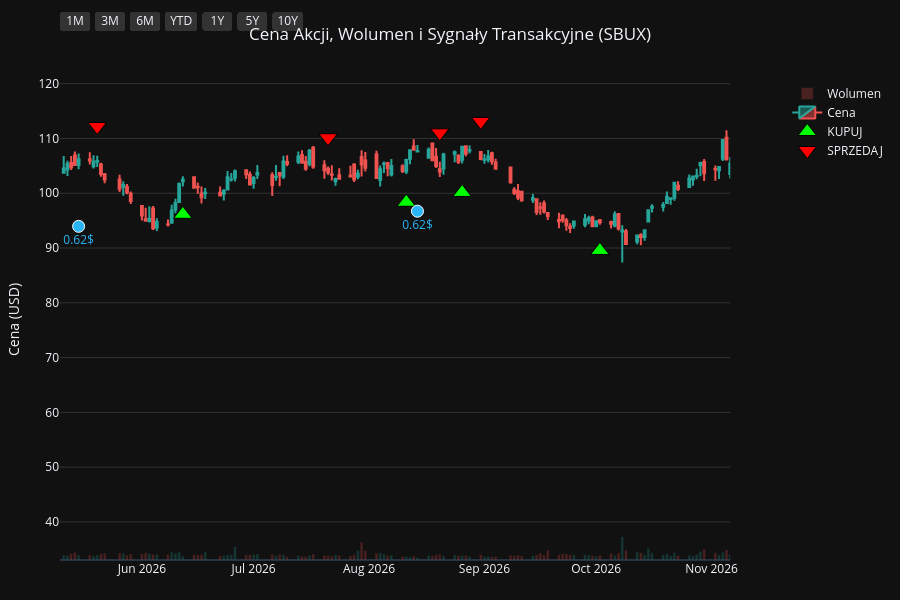
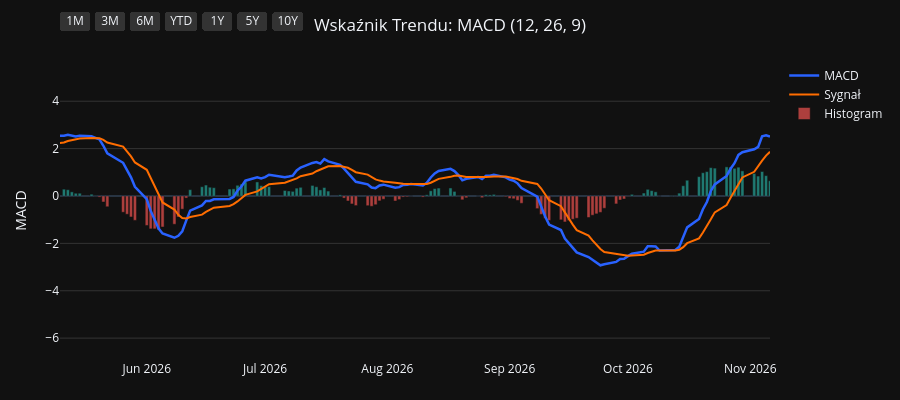
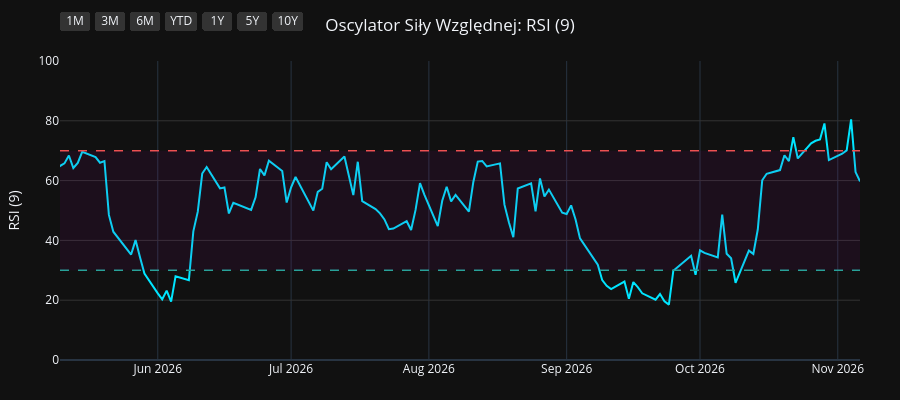
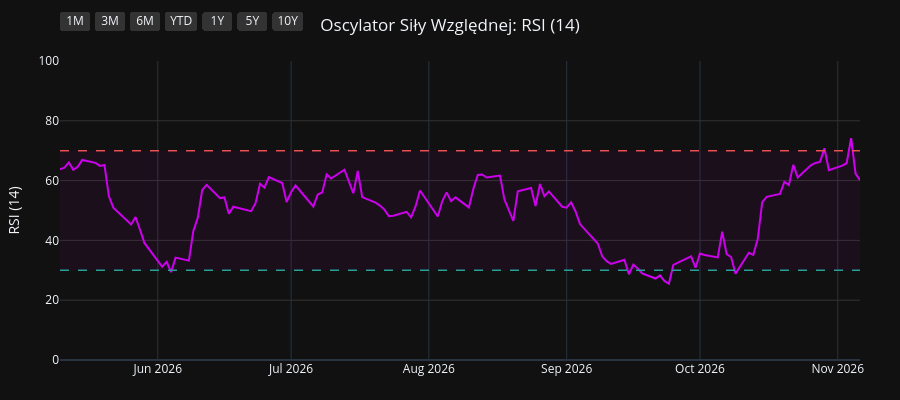

The code cell stored with these charts, in order, in its notebook:
### Code cell
import os
import yfinance as yf
import pandas as pd
import pandas_ta as ta
import plotly.graph_objects as go
from plotly.subplots import make_subplots

# 1. Pobranie i przygotowanie danych
symbol = os.environ.get("STOCK_TICKER", "").strip().upper()
if not symbol:
    raise RuntimeError("Set STOCK_TICKER before running price_extractor.ipynb")
df = yf.Ticker(symbol).history(period="10y")
df.index = df.index.tz_localize(None)

# Wskaźniki i sygnały
df.ta.macd(fast=12, slow=26, signal=9, append=True)
df.ta.rsi(length=9, append=True)
df.ta.rsi(length=14, append=True)
df.ta.rsi(length=21, append=True)
df.dropna(inplace=True)

macd = df['MACD_12_26_9']
signal = df['MACDs_12_26_9']
wczorajszy_macd = macd.shift(1)
wczorajszy_signal = signal.shift(1)

df['Decyzja'] = 'BRAK'
df.loc[(macd > signal) & (wczorajszy_macd <= wczorajszy_signal), 'Decyzja'] = 'KUPUJ'
df.loc[(macd < signal) & (wczorajszy_macd >= wczorajszy_signal), 'Decyzja'] = 'SPRZEDAJ'

df_kupuj = df[df['Decyzja'] == 'KUPUJ']
df_sprzedaj = df[df['Decyzja'] == 'SPRZEDAJ']
df_dywidendy = df[df['Dividends'] > 0]
df_splity = df[df['Stock Splits'] > 0]

# Wspólna konfiguracja osi X
konfiguracja_osi_x = dict(
    type="date",
    showspikes=True, spikemode="across", spikesnap="cursor", spikedash="dot", spikecolor="#ffffff", spikethickness=1, hoverformat="%Y-%m-%d",
    rangeselector=dict(
        buttons=list([
            dict(count=1, label="1M", step="month", stepmode="backward"),
            dict(count=3, label="3M", step="month", stepmode="backward"),
            dict(count=6, label="6M", step="month", stepmode="backward"),
            dict(count=1, label="YTD", step="year", stepmode="todate"),
            dict(count=1, label="1Y", step="year", stepmode="backward"),
            dict(count=5, label="5Y", step="year", stepmode="backward"),
            dict(step="all", label="10Y")
        ]),
        bgcolor="#333333", activecolor="#2962ff", x=0, y=1.1
    )
)

# ==========================================
# WYKRES 1: CENA + WOLUMEN + SYGNAŁY
# ==========================================
fig1 = make_subplots(specs=[[{"secondary_y": True}]])

kolory_wolumenu = ['#26a69a' if row['Close'] >= row['Open'] else '#ef5350' for index, row in df.iterrows()]
fig1.add_trace(go.Bar(x=df.index, y=df['Volume'], marker_color=kolory_wolumenu, opacity=0.25, name='Wolumen'), secondary_y=True)
fig1.add_trace(go.Candlestick(x=df.index, open=df['Open'], high=df['High'], low=df['Low'], close=df['Close'], name='Cena', increasing_line_color='#26a69a', decreasing_line_color='#ef5350'), secondary_y=False)
fig1.add_trace(go.Scatter(x=df_kupuj.index, y=df_kupuj['Low'] * 0.95, customdata=df_kupuj[['Low', 'High']], mode='markers', marker=dict(symbol='triangle-up', size=16, color='#00ff00', line=dict(width=1, color='black')), name='KUPUJ', hovertemplate='KUPUJ<br>Najniższa: %{customdata[0]:.2f}<br>Najwyższa: %{customdata[1]:.2f}<extra></extra>'), secondary_y=False)
fig1.add_trace(go.Scatter(x=df_sprzedaj.index, y=df_sprzedaj['High'] * 1.05, customdata=df_sprzedaj[['Low', 'High']], mode='markers', marker=dict(symbol='triangle-down', size=16, color='#ff0000', line=dict(width=1, color='black')), name='SPRZEDAJ', hovertemplate='SPRZEDAJ<br>Najniższa: %{customdata[0]:.2f}<br>Najwyższa: %{customdata[1]:.2f}<extra></extra>'), secondary_y=False)

if not df_dywidendy.empty:
    fig1.add_trace(go.Scatter(x=df_dywidendy.index, y=df_dywidendy['Low'] * 0.90, mode='markers+text', marker=dict(symbol='circle', size=12, color='#29b6f6', line=dict(width=1, color='white')), text=df_dywidendy['Dividends'].apply(lambda x: f"{x}$"), textposition="bottom center", name='Dywidenda', showlegend=False, hovertemplate='Dywidenda: %{text}<extra></extra>', textfont=dict(color="#29b6f6")), secondary_y=False)
if not df_splity.empty:
                    fig1.add_trace(go.Scatter(x=df_splity.index, y=df_splity['High'], mode='markers+text', marker=dict(symbol='star', size=16, color='#ffee58', line=dict(width=1, color='black')), text=df_splity['Stock Splits'].apply(lambda x: f"{x:g}:1" if x >= 1 else f"1:{1 / x:g}"), textposition="top center", name='Split', hovertemplate='%{text}<extra></extra>', textfont=dict(color="#ffee58")), secondary_y=False)

fig1.update_layout(title=dict(text=f"Cena Akcji, Wolumen i Sygnały Transakcyjne ({symbol})", x=0.5, xanchor='center'), dragmode='pan', xaxis_rangeslider_visible=False, template='plotly_dark', height=600, hovermode='x unified', margin=dict(l=60, r=40, t=60, b=40))
fig1.update_xaxes(**konfiguracja_osi_x)
fig1.update_xaxes(range=[df.index.max() - pd.Timedelta(days=180), df.index.max()])
fig1.update_yaxes(title_text="Cena (USD)", secondary_y=False, gridcolor='#333333')
fig1.update_yaxes(range=[0, df['Volume'].max() * 4], showgrid=False, showticklabels=False, secondary_y=True)
fig1.show(config={'scrollZoom': True})

# ==========================================
# WYKRES 2: WSKAŹNIK MACD
# ==========================================
fig2 = go.Figure()
fig2.add_trace(go.Scatter(x=df.index, y=df['MACD_12_26_9'], line=dict(color='#2962ff', width=2.5), name='MACD'))
fig2.add_trace(go.Scatter(x=df.index, y=df['MACDs_12_26_9'], line=dict(color='#ff6d00', width=2), name='Sygnał'))
kolory_macd = ['#26a69a' if val >= 0 else '#ef5350' for val in df['MACDh_12_26_9']]
fig2.add_trace(go.Bar(x=df.index, y=df['MACDh_12_26_9'], marker_color=kolory_macd, name='Histogram', opacity=0.7))
fig2.update_layout(title=dict(text="Wskaźnik Trendu: MACD (12, 26, 9)", x=0.5, xanchor='center'), dragmode='pan', xaxis_rangeslider_visible=False, template='plotly_dark', height=400, hovermode='x unified', margin=dict(l=60, r=40, t=60, b=40))
fig2.update_xaxes(**konfiguracja_osi_x)
fig2.update_xaxes(range=[df.index.max() - pd.Timedelta(days=180), df.index.max()])
fig2.update_yaxes(title_text="MACD", gridcolor='#333333')
fig2.show(config={'scrollZoom': True})

# ==========================================
# WYKRES 3: OSCYLATOR RSI (9)
# ==========================================
fig3 = go.Figure()
fig3.add_trace(go.Scatter(x=df.index, y=df['RSI_9'], line=dict(color='#00e5ff', width=2), name='RSI (9)'))
fig3.add_hline(y=70, line_dash="dash", line_color="#ef5350", line_width=1.5)
fig3.add_hline(y=30, line_dash="dash", line_color="#26a69a", line_width=1.5)
fig3.add_hrect(y0=30, y1=70, line_width=0, fillcolor="purple", opacity=0.1)
fig3.update_layout(title=dict(text="Oscylator Siły Względnej: RSI (9)", x=0.5, xanchor='center'), dragmode='pan', xaxis_rangeslider_visible=False, template='plotly_dark', height=400, hovermode='x unified', margin=dict(l=60, r=40, t=60, b=40))
fig3.update_xaxes(**konfiguracja_osi_x)
fig3.update_xaxes(range=[df.index.max() - pd.Timedelta(days=180), df.index.max()])
fig3.update_yaxes(title_text="RSI (9)", range=[0, 100], gridcolor='#333333')
fig3.show(config={'scrollZoom': True})

# ==========================================
# WYKRES 4: OSCYLATOR RSI (14)
# ==========================================
fig4 = go.Figure()
fig4.add_trace(go.Scatter(x=df.index, y=df['RSI_14'], line=dict(color='#d500f9', width=2), name='RSI (14)'))
fig4.add_hline(y=70, line_dash="dash", line_color="#ef5350", line_width=1.5)
fig4.add_hline(y=30, line_dash="dash", line_color="#26a69a", line_width=1.5)
fig4.add_hrect(y0=30, y1=70, line_width=0, fillcolor="purple", opacity=0.1)
fig4.update_layout(title=dict(text="Oscylator Siły Względnej: RSI (14)", x=0.5, xanchor='center'), dragmode='pan', xaxis_rangeslider_visible=False, template='plotly_dark', height=400, hovermode='x unified', margin=dict(l=60, r=40, t=60, b=40))
fig4.update_xaxes(**konfiguracja_osi_x)
fig4.update_xaxes(range=[df.index.max() - pd.Timedelta(days=180), df.index.max()])
fig4.update_yaxes(title_text="RSI (14)", range=[0, 100], gridcolor='#333333')
fig4.show(config={'scrollZoom': True})

# ==========================================
# WYKRES 5: OSCYLATOR RSI (21)
# ==========================================
fig5 = go.Figure()
fig5.add_trace(go.Scatter(x=df.index, y=df['RSI_21'], line=dict(color='#64dd17', width=2), name='RSI (21)'))
fig5.add_hline(y=70, line_dash="dash", line_color="#ef5350", line_width=1.5)
fig5.add_hline(y=30, line_dash="dash", line_color="#26a69a", line_width=1.5)
fig5.add_hrect(y0=30, y1=70, line_width=0, fillcolor="purple", opacity=0.1)
fig5.update_layout(title=dict(text="Oscylator Siły Względnej: RSI (21)", x=0.5, xanchor='center'), dragmode='pan', xaxis_rangeslider_visible=False, template='plotly_dark', height=400, hovermode='x unified', margin=dict(l=60, r=40, t=60, b=40))
fig5.update_xaxes(**konfiguracja_osi_x)
fig5.update_xaxes(range=[df.index.max() - pd.Timedelta(days=180), df.index.max()])
fig5.update_yaxes(title_text="RSI (21)", range=[0, 100], gridcolor='#333333')
fig5.show(config={'scrollZoom': True})

### Figure 1 — Plotly figure (JSON) as saved in the notebook; plotly's stock layout.template omitted (floating-point values rounded to 4 significant figures; data arrays with more than 128 entries replaced by an {"elided": "..."} marker saying what was removed)
{"data": [{"marker": {"color": {"elided": "2481 str values"}}, "name": "Wolumen", "opacity": 0.25, "type": "bar", "x": {"elided": "2481 str values"}, "xaxis": "x", "y": {"elided": "2481 int values"}, "yaxis": "y2"}, {"close": {"elided": "2481 float values"}, "decreasing": {"line": {"color": "#ef5350"}}, "high": {"elided": "2481 float values"}, "increasing": {"line": {"color": "#26a69a"}}, "low": {"elided": "2481 float values"}, "name": "Cena", "open": {"elided": "2481 float values"}, "type": "candlestick", "x": {"elided": "2481 str values"}, "xaxis": "x", "yaxis": "y"}, {"customdata": {"elided": "105x2 float values"}, "hovertemplate": "KUPUJ<br>Najniższa: %{customdata[0]:.2f}<br>Najwyższa: %{customdata[1]:.2f}<extra></extra>", "marker": {"color": "#00ff00", "line": {"color": "black", "width": 1}, "size": 16, "symbol": "triangle-up"}, "mode": "markers", "name": "KUPUJ", "type": "scatter", "x": ["2017-01-11T00:00:00", "2017-02-13T00:00:00", "2017-03-22T00:00:00", "2017-04-18T00:00:00", "2017-05-24T00:00:00", "2017-07-14T00:00:00", "2017-08-22T00:00:00", "2017-10-06T00:00:00", "2017-11-01T00:00:00", "2017-11-30T00:00:00", "2017-12-04T00:00:00", "2018-01-05T00:00:00", "2018-02-15T00:00:00", "2018-04-05T00:00:00", "2018-05-21T00:00:00", "2018-06-15T00:00:00", "2018-07-10T00:00:00", "2018-10-17T00:00:00", "2018-11-02T00:00:00", "2019-01-09T00:00:00", "2019-03-21T00:00:00", "2019-04-26T00:00:00", "2019-04-30T00:00:00", "2019-05-03T00:00:00", "2019-06-05T00:00:00", "2019-07-03T00:00:00", "2019-07-26T00:00:00", "2019-10-14T00:00:00", "2019-10-29T00:00:00", "2020-01-09T00:00:00", "2020-02-13T00:00:00", "2020-03-25T00:00:00", "2020-05-11T00:00:00", "2020-05-20T00:00:00", "2020-07-15T00:00:00", "2020-08-25T00:00:00", "2020-09-15T00:00:00", "2020-10-05T00:00:00", "2020-11-06T00:00:00", "2020-12-03T00:00:00", "2020-12-10T00:00:00", "2020-12-31T00:00:00", "2021-02-05T00:00:00", "2021-02-26T00:00:00", "2021-03-09T00:00:00", "2021-03-30T00:00:00", "2021-05-27T00:00:00", "2021-06-14T00:00:00", "2021-06-24T00:00:00", "2021-08-31T00:00:00", "2021-10-14T00:00:00", "2021-11-05T00:00:00", "2021-11-17T00:00:00", "2021-11-23T00:00:00", "2021-12-06T00:00:00", "2021-12-28T00:00:00", "2022-02-01T00:00:00", "2022-03-17T00:00:00", "2022-05-04T00:00:00", "2022-05-13T00:00:00", "2022-06-24T00:00:00", "2022-09-08T00:00:00", "2022-10-06T00:00:00", "2022-10-13T00:00:00", "2022-10-17T00:00:00", "2022-10-21T00:00:00", "2022-11-04T00:00:00", "2023-01-04T00:00:00", "2023-01-26T00:00:00", "2023-03-29T00:00:00", "2023-06-13T00:00:00", "2023-07-11T00:00:00", "2023-08-30T00:00:00", "2023-09-13T00:00:00", "2023-10-06T00:00:00", "2023-11-02T00:00:00", "2024-01-18T00:00:00", "2024-02-21T00:00:00", "2024-03-20T00:00:00", "2024-03-28T00:00:00", "2024-04-19T00:00:00", "2024-05-16T00:00:00", "2024-07-19T00:00:00", "2024-10-24T00:00:00", "2024-11-11T00:00:00", "2025-01-03T00:00:00", "2025-04-01T00:00:00", "2025-04-23T00:00:00", "2025-07-03T00:00:00", "2025-07-08T00:00:00", "2025-08-12T00:00:00", "2025-09-19T00:00:00", "2025-10-16T00:00:00", "2025-11-07T00:00:00", "2025-11-21T00:00:00", "2025-11-25T00:00:00", "2025-12-18T00:00:00", "2026-01-06T00:00:00", "2026-02-06T00:00:00", "2026-03-09T00:00:00", "2026-04-07T00:00:00", "2026-06-12T00:00:00", "2026-08-11T00:00:00", "2026-08-26T00:00:00", "2026-10-02T00:00:00"], "xaxis": "x", "y": [44.31, 43.3, 42.9, 44.51, 47.29, 45.22, 41.62, 42.29, 42.83, 45.03, 45.06, 46.29, 44.04, 46.37, 45.35, 44.72, 39.57, 46.08, 49.37, 50.47, 57.48, 60.5, 61.81, 62.33, 63.69, 69.62, 77.09, 70.22, 67.98, 73.57, 72.43, 52.1, 62.56, 63.15, 61.04, 66.21, 72.33, 72.36, 74.5, 82.51, 85.66, 88.05, 87.35, 86.81, 88.61, 90.66, 94.78, 93.72, 93.96, 97.59, 93.67, 95.47, 94.63, 94.73, 94.67, 96.45, 82.04, 73.26, 66.37, 61.66, 64.8, 75.19, 77.0, 73.08, 75.75, 74.67, 78.09, 88.97, 92.89, 86.1, 86.32, 86.88, 87.22, 84.61, 80.77, 87.87, 81.34, 83.56, 81.56, 81.36, 77.64, 66.86, 66.62, 87.49, 88.48, 83.44, 88.76, 75.53, 86.29, 86.3, 85.66, 77.24, 76.92, 75.74, 77.0, 77.28, 81.46, 80.58, 89.57, 90.92, 88.12, 96.16, 98.36, 100.1, 89.56], "yaxis": "y"}, {"customdata": {"elided": "104x2 float values"}, "hovertemplate": "SPRZEDAJ<br>Najniższa: %{customdata[0]:.2f}<br>Najwyższa: %{customdata[1]:.2f}<extra></extra>", "marker": {"color": "#ff0000", "line": {"color": "black", "width": 1}, "size": 16, "symbol": "triangle-down"}, "mode": "markers", "name": "SPRZEDAJ", "type": "scatter", "x": ["2017-01-27T00:00:00", "2017-03-07T00:00:00", "2017-04-13T00:00:00", "2017-05-04T00:00:00", "2017-06-08T00:00:00", "2017-07-28T00:00:00", "2017-09-29T00:00:00", "2017-10-20T00:00:00", "2017-11-27T00:00:00", "2017-12-01T00:00:00", "2017-12-15T00:00:00", "2018-01-26T00:00:00", "2018-03-23T00:00:00", "2018-04-20T00:00:00", "2018-06-01T00:00:00", "2018-06-20T00:00:00", "2018-10-01T00:00:00", "2018-10-29T00:00:00", "2018-11-21T00:00:00", "2019-02-26T00:00:00", "2019-04-17T00:00:00", "2019-04-29T00:00:00", "2019-05-02T00:00:00", "2019-05-07T00:00:00", "2019-06-26T00:00:00", "2019-07-23T00:00:00", "2019-08-05T00:00:00", "2019-10-23T00:00:00", "2019-12-30T00:00:00", "2020-01-27T00:00:00", "2020-02-24T00:00:00", "2020-05-04T00:00:00", "2020-05-12T00:00:00", "2020-06-11T00:00:00", "2020-08-21T00:00:00", "2020-09-11T00:00:00", "2020-09-17T00:00:00", "2020-10-16T00:00:00", "2020-12-02T00:00:00", "2020-12-09T00:00:00", "2020-12-17T00:00:00", "2021-01-04T00:00:00", "2021-02-22T00:00:00", "2021-03-08T00:00:00", "2021-03-22T00:00:00", "2021-04-26T00:00:00", "2021-06-07T00:00:00", "2021-06-16T00:00:00", "2021-08-02T00:00:00", "2021-09-16T00:00:00", "2021-10-29T00:00:00", "2021-11-16T00:00:00", "2021-11-19T00:00:00", "2021-11-26T00:00:00", "2021-12-17T00:00:00", "2022-01-05T00:00:00", "2022-03-07T00:00:00", "2022-04-06T00:00:00", "2022-05-10T00:00:00", "2022-06-14T00:00:00", "2022-08-19T00:00:00", "2022-09-22T00:00:00", "2022-10-10T00:00:00", "2022-10-14T00:00:00", "2022-10-20T00:00:00", "2022-10-24T00:00:00", "2022-12-09T00:00:00", "2023-01-20T00:00:00", "2023-02-03T00:00:00", "2023-05-03T00:00:00", "2023-07-06T00:00:00", "2023-08-04T00:00:00", "2023-09-07T00:00:00", "2023-09-21T00:00:00", "2023-11-01T00:00:00", "2023-11-22T00:00:00", "2024-02-20T00:00:00", "2024-02-28T00:00:00", "2024-03-22T00:00:00", "2024-04-02T00:00:00", "2024-05-01T00:00:00", "2024-06-24T00:00:00", "2024-09-03T00:00:00", "2024-11-05T00:00:00", "2024-12-05T00:00:00", "2025-02-20T00:00:00", "2025-04-03T00:00:00", "2025-06-25T00:00:00", "2025-07-07T00:00:00", "2025-07-14T00:00:00", "2025-08-20T00:00:00", "2025-10-08T00:00:00", "2025-10-31T00:00:00", "2025-11-20T00:00:00", "2025-11-24T00:00:00", "2025-12-08T00:00:00", "2025-12-24T00:00:00", "2026-01-30T00:00:00", "2026-02-13T00:00:00", "2026-03-16T00:00:00", "2026-05-20T00:00:00", "2026-07-21T00:00:00", "2026-08-20T00:00:00", "2026-08-31T00:00:00"], "xaxis": "x", "y": [48.12, 48.47, 49.36, 51.98, 54.53, 48.0, 46.93, 47.73, 49.3, 49.98, 51.42, 50.38, 50.45, 51.53, 49.92, 48.15, 50.2, 52.61, 60.24, 63.65, 67.67, 69.19, 69.27, 70.14, 75.44, 81.76, 85.49, 75.83, 79.63, 80.76, 78.05, 65.87, 69.99, 70.04, 70.87, 78.73, 80.08, 82.2, 91.26, 94.18, 95.87, 99.29, 95.3, 98.91, 100.3, 108.5, 104.3, 104.6, 114.3, 107.5, 100.7, 105.9, 105.8, 103.8, 104.7, 107.7, 84.78, 78.98, 70.65, 70.0, 83.88, 83.92, 83.49, 86.48, 84.12, 83.44, 99.25, 100.9, 102.1, 105.7, 94.99, 99.91, 93.3, 92.81, 89.44, 102.5, 92.7, 92.56, 90.4, 89.87, 75.83, 79.46, 94.66, 97.32, 101.8, 114.6, 94.33, 93.58, 96.58, 95.57, 93.5, 83.07, 84.76, 87.9, 88.27, 88.17, 87.27, 96.12, 100.6, 103.7, 112.2, 110.1, 111.0, 113.1], "yaxis": "y"}, {"hovertemplate": "Dywidenda: %{text}<extra></extra>", "marker": {"color": "#29b6f6", "line": {"color": "white", "width": 1}, "size": 12, "symbol": "circle"}, "mode": "markers+text", "name": "Dywidenda", "showlegend": false, "text": ["0.25$", "0.25$", "0.25$", "0.3$", "0.3$", "0.3$", "0.36$", "0.36$", "0.36$", "0.36$", "0.36$", "0.41$", "0.41$", "0.41$", "0.41$", "0.45$", "0.45$", "0.45$", "0.45$", "0.49$", "0.49$", "0.49$", "0.49$", "0.53$", "0.53$", "0.53$", "0.53$", "0.57$", "0.57$", "0.57$", "0.57$", "0.61$", "0.61$", "0.61$", "0.61$", "0.62$", "0.62$", "0.62$", "0.62$"], "textfont": {"color": "#29b6f6"}, "textposition": "bottom center", "type": "scatter", "x": ["2017-02-07T00:00:00", "2017-05-09T00:00:00", "2017-08-08T00:00:00", "2017-11-15T00:00:00", "2018-02-07T00:00:00", "2018-05-09T00:00:00", "2018-08-08T00:00:00", "2018-11-14T00:00:00", "2019-02-06T00:00:00", "2019-05-08T00:00:00", "2019-08-07T00:00:00", "2019-11-12T00:00:00", "2020-02-05T00:00:00", "2020-05-07T00:00:00", "2020-08-06T00:00:00", "2020-11-10T00:00:00", "2021-02-17T00:00:00", "2021-05-12T00:00:00", "2021-08-11T00:00:00", "2021-11-10T00:00:00", "2022-02-10T00:00:00", "2022-05-12T00:00:00", "2022-08-11T00:00:00", "2022-11-09T00:00:00", "2023-02-09T00:00:00", "2023-05-11T00:00:00", "2023-08-10T00:00:00", "2023-11-09T00:00:00", "2024-02-08T00:00:00", "2024-05-16T00:00:00", "2024-08-16T00:00:00", "2024-11-15T00:00:00", "2025-02-14T00:00:00", "2025-05-16T00:00:00", "2025-08-15T00:00:00", "2025-11-14T00:00:00", "2026-02-13T00:00:00", "2026-05-15T00:00:00", "2026-08-14T00:00:00"], "xaxis": "x", "y": [40.4, 44.53, 40.14, 41.95, 40.63, 42.61, 38.8, 50.69, 52.3, 59.16, 72.51, 63.93, 67.35, 57.36, 58.91, 73.56, 82.61, 87.25, 92.65, 90.4, 76.64, 55.58, 70.69, 75.08, 87.23, 87.27, 83.79, 85.62, 79.3, 63.34, 79.85, 84.38, 96.99, 73.48, 79.31, 74.25, 83.27, 93.96, 96.72], "yaxis": "y"}], "layout": {"dragmode": "pan", "height": 600, "hovermode": "x unified", "margin": {"b": 40, "l": 60, "r": 40, "t": 60}, "title": {"text": "Cena Akcji, Wolumen i Sygnały Transakcyjne (SBUX)", "x": 0.5, "xanchor": "center"}, "xaxis": {"anchor": "y", "domain": [0.0, 0.94], "hoverformat": "%Y-%m-%d", "range": ["2026-05-10T00:00:00", "2026-11-06T00:00:00"], "rangeselector": {"activecolor": "#2962ff", "bgcolor": "#333333", "buttons": [{"count": 1, "label": "1M", "step": "month", "stepmode": "backward"}, {"count": 3, "label": "3M", "step": "month", "stepmode": "backward"}, {"count": 6, "label": "6M", "step": "month", "stepmode": "backward"}, {"count": 1, "label": "YTD", "step": "year", "stepmode": "todate"}, {"count": 1, "label": "1Y", "step": "year", "stepmode": "backward"}, {"count": 5, "label": "5Y", "step": "year", "stepmode": "backward"}, {"label": "10Y", "step": "all"}], "x": 0, "y": 1.1}, "rangeslider": {"visible": false}, "showspikes": true, "spikecolor": "#ffffff", "spikedash": "dot", "spikemode": "across", "spikesnap": "cursor", "spikethickness": 1, "type": "date"}, "yaxis": {"anchor": "x", "domain": [0.0, 1.0], "gridcolor": "#333333", "title": {"text": "Cena (USD)"}}, "yaxis2": {"anchor": "x", "overlaying": "y", "range": [0, 628862000], "showgrid": false, "showticklabels": false, "side": "right"}}}

### Figure 2 — Plotly figure (JSON) as saved in the notebook; plotly's stock layout.template omitted (floating-point values rounded to 4 significant figures; data arrays with more than 128 entries replaced by an {"elided": "..."} marker saying what was removed)
{"data": [{"line": {"color": "#2962ff", "width": 2.5}, "name": "MACD", "type": "scatter", "x": {"elided": "2481 str values"}, "y": {"elided": "2481 float values"}}, {"line": {"color": "#ff6d00", "width": 2}, "name": "Sygnał", "type": "scatter", "x": {"elided": "2481 str values"}, "y": {"elided": "2481 float values"}}, {"marker": {"color": {"elided": "2481 str values"}}, "name": "Histogram", "opacity": 0.7, "type": "bar", "x": {"elided": "2481 str values"}, "y": {"elided": "2481 float values"}}], "layout": {"dragmode": "pan", "height": 400, "hovermode": "x unified", "margin": {"b": 40, "l": 60, "r": 40, "t": 60}, "title": {"text": "Wskaźnik Trendu: MACD (12, 26, 9)", "x": 0.5, "xanchor": "center"}, "xaxis": {"hoverformat": "%Y-%m-%d", "range": ["2026-05-10T00:00:00", "2026-11-06T00:00:00"], "rangeselector": {"activecolor": "#2962ff", "bgcolor": "#333333", "buttons": [{"count": 1, "label": "1M", "step": "month", "stepmode": "backward"}, {"count": 3, "label": "3M", "step": "month", "stepmode": "backward"}, {"count": 6, "label": "6M", "step": "month", "stepmode": "backward"}, {"count": 1, "label": "YTD", "step": "year", "stepmode": "todate"}, {"count": 1, "label": "1Y", "step": "year", "stepmode": "backward"}, {"count": 5, "label": "5Y", "step": "year", "stepmode": "backward"}, {"label": "10Y", "step": "all"}], "x": 0, "y": 1.1}, "rangeslider": {"visible": false}, "showspikes": true, "spikecolor": "#ffffff", "spikedash": "dot", "spikemode": "across", "spikesnap": "cursor", "spikethickness": 1, "type": "date"}, "yaxis": {"gridcolor": "#333333", "title": {"text": "MACD"}}}}

### Figure 3 — Plotly figure (JSON) as saved in the notebook; plotly's stock layout.template omitted (floating-point values rounded to 4 significant figures; data arrays with more than 128 entries replaced by an {"elided": "..."} marker saying what was removed)
{"data": [{"line": {"color": "#00e5ff", "width": 2}, "name": "RSI (9)", "type": "scatter", "x": {"elided": "2481 str values"}, "y": {"elided": "2481 float values"}}], "layout": {"dragmode": "pan", "height": 400, "hovermode": "x unified", "margin": {"b": 40, "l": 60, "r": 40, "t": 60}, "shapes": [{"line": {"color": "#ef5350", "dash": "dash", "width": 1.5}, "type": "line", "x0": 0, "x1": 1, "xref": "x domain", "y0": 70, "y1": 70, "yref": "y"}, {"line": {"color": "#26a69a", "dash": "dash", "width": 1.5}, "type": "line", "x0": 0, "x1": 1, "xref": "x domain", "y0": 30, "y1": 30, "yref": "y"}, {"fillcolor": "purple", "line": {"width": 0}, "opacity": 0.1, "type": "rect", "x0": 0, "x1": 1, "xref": "x domain", "y0": 30, "y1": 70, "yref": "y"}], "title": {"text": "Oscylator Siły Względnej: RSI (9)", "x": 0.5, "xanchor": "center"}, "xaxis": {"hoverformat": "%Y-%m-%d", "range": ["2026-05-10T00:00:00", "2026-11-06T00:00:00"], "rangeselector": {"activecolor": "#2962ff", "bgcolor": "#333333", "buttons": [{"count": 1, "label": "1M", "step": "month", "stepmode": "backward"}, {"count": 3, "label": "3M", "step": "month", "stepmode": "backward"}, {"count": 6, "label": "6M", "step": "month", "stepmode": "backward"}, {"count": 1, "label": "YTD", "step": "year", "stepmode": "todate"}, {"count": 1, "label": "1Y", "step": "year", "stepmode": "backward"}, {"count": 5, "label": "5Y", "step": "year", "stepmode": "backward"}, {"label": "10Y", "step": "all"}], "x": 0, "y": 1.1}, "rangeslider": {"visible": false}, "showspikes": true, "spikecolor": "#ffffff", "spikedash": "dot", "spikemode": "across", "spikesnap": "cursor", "spikethickness": 1, "type": "date"}, "yaxis": {"gridcolor": "#333333", "range": [0, 100], "title": {"text": "RSI (9)"}}}}

### Figure 4 — Plotly figure (JSON) as saved in the notebook; plotly's stock layout.template omitted (floating-point values rounded to 4 significant figures; data arrays with more than 128 entries replaced by an {"elided": "..."} marker saying what was removed)
{"data": [{"line": {"color": "#d500f9", "width": 2}, "name": "RSI (14)", "type": "scatter", "x": {"elided": "2481 str values"}, "y": {"elided": "2481 float values"}}], "layout": {"dragmode": "pan", "height": 400, "hovermode": "x unified", "margin": {"b": 40, "l": 60, "r": 40, "t": 60}, "shapes": [{"line": {"color": "#ef5350", "dash": "dash", "width": 1.5}, "type": "line", "x0": 0, "x1": 1, "xref": "x domain", "y0": 70, "y1": 70, "yref": "y"}, {"line": {"color": "#26a69a", "dash": "dash", "width": 1.5}, "type": "line", "x0": 0, "x1": 1, "xref": "x domain", "y0": 30, "y1": 30, "yref": "y"}, {"fillcolor": "purple", "line": {"width": 0}, "opacity": 0.1, "type": "rect", "x0": 0, "x1": 1, "xref": "x domain", "y0": 30, "y1": 70, "yref": "y"}], "title": {"text": "Oscylator Siły Względnej: RSI (14)", "x": 0.5, "xanchor": "center"}, "xaxis": {"hoverformat": "%Y-%m-%d", "range": ["2026-05-10T00:00:00", "2026-11-06T00:00:00"], "rangeselector": {"activecolor": "#2962ff", "bgcolor": "#333333", "buttons": [{"count": 1, "label": "1M", "step": "month", "stepmode": "backward"}, {"count": 3, "label": "3M", "step": "month", "stepmode": "backward"}, {"count": 6, "label": "6M", "step": "month", "stepmode": "backward"}, {"count": 1, "label": "YTD", "step": "year", "stepmode": "todate"}, {"count": 1, "label": "1Y", "step": "year", "stepmode": "backward"}, {"count": 5, "label": "5Y", "step": "year", "stepmode": "backward"}, {"label": "10Y", "step": "all"}], "x": 0, "y": 1.1}, "rangeslider": {"visible": false}, "showspikes": true, "spikecolor": "#ffffff", "spikedash": "dot", "spikemode": "across", "spikesnap": "cursor", "spikethickness": 1, "type": "date"}, "yaxis": {"gridcolor": "#333333", "range": [0, 100], "title": {"text": "RSI (14)"}}}}
